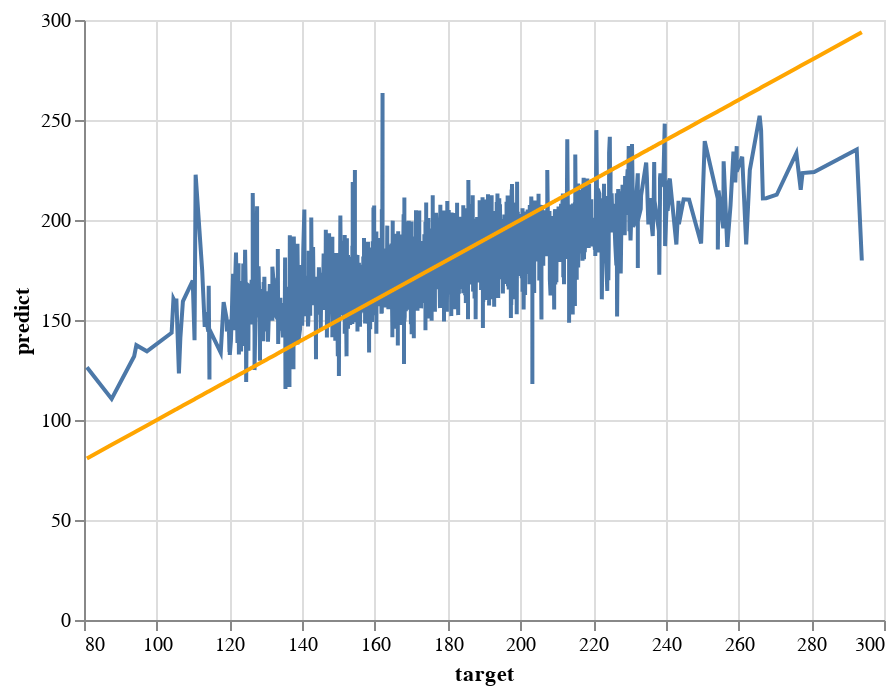

The notebook cell this image was saved under:
### Code cell
# Displaying the line graph of the comparison between the predicted values and actual values of the training set.
perfect_train = alt.Chart(pd.DataFrame({'target': y_train, 'predict': y_train})).mark_line(color='orange').encode(
    x='target',
    y='predict'
)

predicted_train = alt.Chart(pd.DataFrame({'target': y_train, 'predict': y_train_predict})).mark_line().encode(
    x='target',
    y='predict'
  )

predicted_train + perfect_train

### Figure 1 — Vega-Lite specification as saved in the notebook (floating-point values rounded to 4 significant figures; data arrays with more than 128 entries replaced by an {"elided": "..."} marker saying what was removed)
{"config": {"view": {"continuousWidth": 400, "continuousHeight": 300}}, "layer": [{"data": {"name": "data-85fc38de9f0a508c8865d1e6d222fb99"}, "mark": "line", "encoding": {"x": {"field": "target", "type": "quantitative"}, "y": {"field": "predict", "type": "quantitative"}}}, {"data": {"name": "data-6861aeddf77a7a611ccc49e9e8fb015f"}, "mark": {"type": "line", "color": "orange"}, "encoding": {"x": {"field": "target", "type": "quantitative"}, "y": {"field": "predict", "type": "quantitative"}}}], "$schema": "https://vega.github.io/schema/vega-lite/v4.17.0.json", "datasets": {"data-85fc38de9f0a508c8865d1e6d222fb99": {"elided": "2194 records"}, "data-6861aeddf77a7a611ccc49e9e8fb015f": {"elided": "2194 records"}}}
